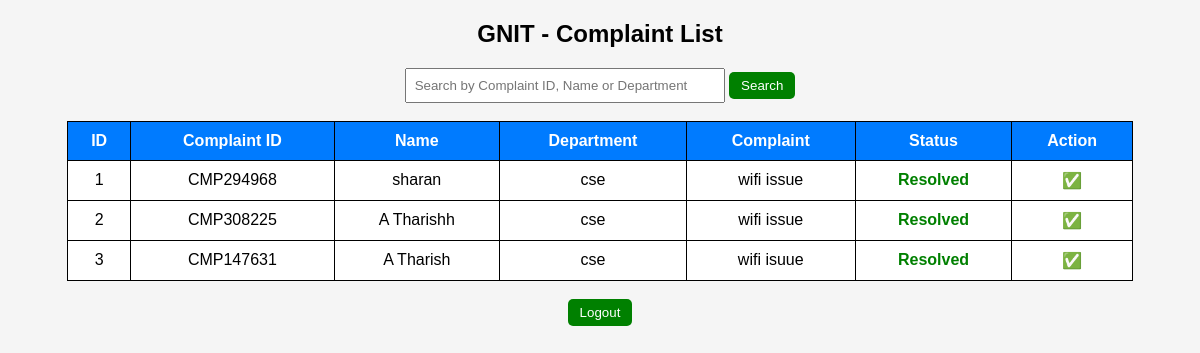
Page /complaints (signed in) on the committed database.
### tables this page shows
CREATE TABLE complaints(
        id INTEGER PRIMARY KEY AUTOINCREMENT,
        complaint_id TEXT UNIQUE,
        name TEXT,
        department TEXT,
        complaint TEXT,
        status TEXT DEFAULT 'Pending'
);

### app.py (the view)
@app.route("/complaints", methods=["GET", "POST"])
def complaints():
    if "admin" not in session:
        return redirect("/admin")
    conn = sqlite3.connect("complaints.db")
    cursor = conn.cursor()
    if request.method == "POST":
        search = request.form["search"]
        cursor.execute("""
        SELECT * FROM complaints
        WHERE complaint_id LIKE ?
        OR name LIKE ?
        OR department LIKE ?
        """, ('%'+search+'%', '%'+search+'%', '%'+search+'%'))
    else:
        cursor.execute("SELECT * FROM complaints")
    data = cursor.fetchall()
    conn.close()
    return render_template("complaints.html", data=data)

### templates/complaints.html (shortened to what this page needs)
<!DOCTYPE html>
<html>
<head>
</head>
<body>
<h2>GNIT - Complaint List</h2>
<center>
<form method="POST">
<input type="text"
name="search"
placeholder="Search by Complaint ID, Name or Department"
style="padding:8px; width:300px;">
<button type="submit">Search</button>
</form>
</center>
<br>
<table>
<tr>
    <th>ID</th>
    <th>Complaint ID</th>
    <th>Name</th>
    <th>Department</th>
    <th>Complaint</th>
    <th>Status</th>
    <th>Action</th>
</tr>
{% for row in data %}
<tr>
<td>{{ row[0] }}</td>
<td>{{ row[1] }}</td>
<td>{{ row[2] }}</td>
<td>{{ row[3] }}</td>
<td>{{ row[4] }}</td>
<td>
{% if row[5]=="Pending" %}
<span class="pending">Pending</span>
{% else %}
<span class="resolved">Resolved</span>
{% endif %}
</td>
<td>
{% if row[5]=="Pending" %}
<a href="/resolve/{{ row[0] }}">
<button>Resolve</button>
</a>
{% else %}
✅
{% endif %}
</td>
</tr>
{% endfor %}
</table>
<br>
<center>
<a href="/logout">
<button>Logout</button>
</a>
</center>
</body>
</html>

### templates/complaints.html (style rules this page uses)
body { font-family:Arial; background:#f5f5f5; }
h2 { text-align:center; }
table { width:90%; margin:auto; border-collapse:collapse; background:white; }
th,td { border:1px solid black; padding:10px; text-align:center; }
th { background:#007BFF; color:white; }
.resolved { color:green; font-weight:bold; }
a { text-decoration:none; }
button { padding:6px 12px; background:green; color:white; border:none; cursor:pointer; border-radius:5px; }

### rows in the picture
complaints: id "1", complaint "CMP294968", name "sharan", department "cse", complaint "wifi issue", status "Resolved"
complaints: id "2", complaint "CMP308225", name "A Tharishh", department "cse", complaint "wifi issue", status "Resolved"
complaints: id "3", complaint "CMP147631", name "A Tharish", department "cse", complaint "wifi isuue", status "Resolved"
